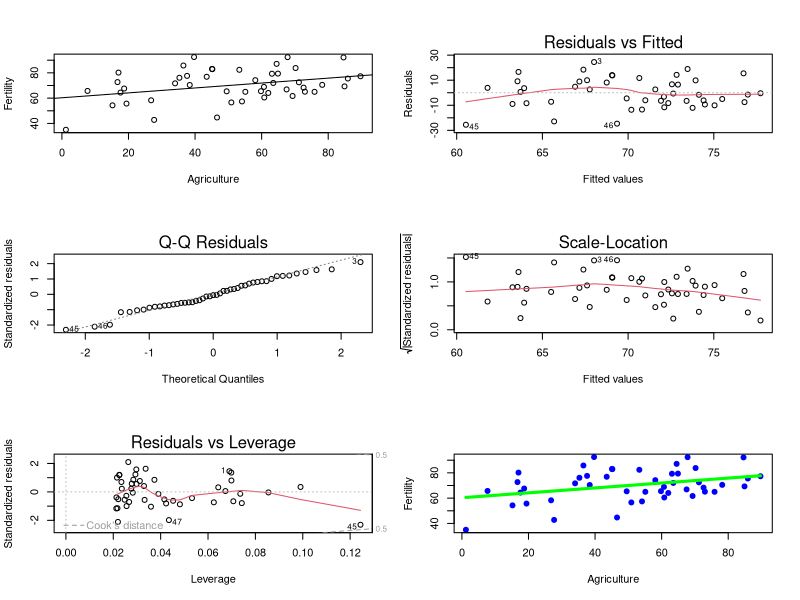

The R source for this figure:
data(swiss)
head(swiss)
par(mfrow=c(3,2))
attach(swiss)
swiss <- swiss[order(Agriculture),]
head(swiss)
plot(Fertility ~ Agriculture)
fit <-lm(Fertility ~ Agriculture)
abline(fit)
plot(fit)

########OR

data(swiss)
head(swiss)
fit<- lm(Fertility ~ Agriculture)
plot(Fertility ~ Agriculture, pch=19,col="blue")
lines(Agriculture, fit$fitted, lwd=3, col='green')
